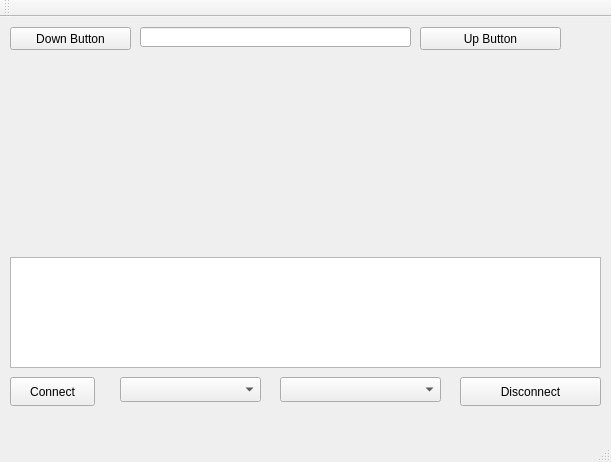
<?xml version="1.0" encoding="UTF-8"?>
<ui version="4.0">
 <class>MainWindow</class>
 <widget class="QMainWindow" name="MainWindow">
  <property name="geometry">
   <rect>
    <x>0</x>
    <y>0</y>
    <width>611</width>
    <height>462</height>
   </rect>
  </property>
  <property name="windowTitle">
   <string>MainWindow</string>
  </property>
  <widget class="QWidget" name="centralWidget">
   <widget class="QPushButton" name="upButton">
    <property name="geometry">
     <rect>
      <x>420</x>
      <y>10</y>
      <width>141</width>
      <height>23</height>
     </rect>
    </property>
    <property name="text">
     <string>Up Button</string>
    </property>
   </widget>
   <widget class="QLineEdit" name="outputEdit">
    <property name="geometry">
     <rect>
      <x>140</x>
      <y>10</y>
      <width>271</width>
      <height>20</height>
     </rect>
    </property>
    <property name="readOnly">
     <bool>true</bool>
    </property>
   </widget>
   <widget class="QCustomPlot" name="customPlot" native="true">
    <property name="geometry">
     <rect>
      <x>10</x>
      <y>40</y>
      <width>591</width>
      <height>191</height>
     </rect>
    </property>
   </widget>
   <widget class="QPushButton" name="downButton">
    <property name="geometry">
     <rect>
      <x>10</x>
      <y>10</y>
      <width>121</width>
      <height>23</height>
     </rect>
    </property>
    <property name="text">
     <string>Down Button</string>
    </property>
   </widget>
   <widget class="QPlainTextEdit" name="outputText">
    <property name="geometry">
     <rect>
      <x>10</x>
      <y>240</y>
      <width>591</width>
      <height>111</height>
     </rect>
    </property>
    <property name="centerOnScroll">
     <bool>true</bool>
    </property>
   </widget>
   <widget class="QPushButton" name="connectButton">
    <property name="geometry">
     <rect>
      <x>10</x>
      <y>360</y>
      <width>85</width>
      <height>29</height>
     </rect>
    </property>
    <property name="text">
     <string>Connect</string>
    </property>
   </widget>
   <widget class="QPushButton" name="disconnectButton">
    <property name="geometry">
     <rect>
      <x>460</x>
      <y>360</y>
      <width>141</width>
      <height>29</height>
     </rect>
    </property>
    <property name="text">
     <string>Disconnect</string>
    </property>
   </widget>
   <widget class="QComboBox" name="comboBox">
    <property name="geometry">
     <rect>
      <x>120</x>
      <y>360</y>
      <width>141</width>
      <height>25</height>
     </rect>
    </property>
   </widget>
   <widget class="QComboBox" name="comboBox_2">
    <property name="geometry">
     <rect>
      <x>280</x>
      <y>360</y>
      <width>161</width>
      <height>25</height>
     </rect>
    </property>
   </widget>
  </widget>
  <widget class="QMenuBar" name="menuBar">
   <property name="geometry">
    <rect>
     <x>0</x>
     <y>0</y>
     <width>611</width>
     <height>22</height>
    </rect>
   </property>
  </widget>
  <widget class="QToolBar" name="mainToolBar">
   <attribute name="toolBarArea">
    <enum>TopToolBarArea</enum>
   </attribute>
   <attribute name="toolBarBreak">
    <bool>false</bool>
   </attribute>
  </widget>
  <widget class="QStatusBar" name="statusBar"/>
 </widget>
 <layoutdefault spacing="6" margin="11"/>
 <customwidgets>
  <customwidget>
   <class>QCustomPlot</class>
   <extends>QWidget</extends>
   <header>qcustomplot.h</header>
   <container>1</container>
  </customwidget>
 </customwidgets>
 <resources/>
 <connections/>
</ui>
